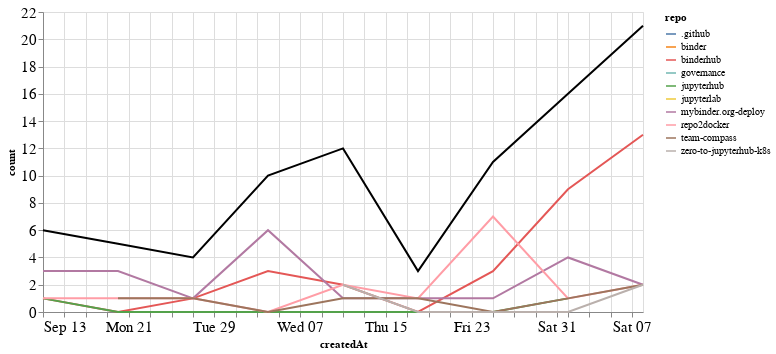

The notebook cell this image was saved under:
### Markdown cell above
## Comments

### Code cell
comments_time = comments.groupby('repo').resample('W', on='createdAt').count()['author'].reset_index()
comments_time = comments_time.rename(columns={'author': 'count'})
comments_time_total = comments_time.groupby('createdAt').agg({"count": "sum"}).reset_index()
ch1 = alt.Chart(comments_time, width=600).mark_line().encode(
    x='createdAt',
    y='count',
    color='repo',
    tooltip="repo"
)

ch2 = alt.Chart(comments_time_total, width=600).mark_line(color="black").encode(
    x='createdAt',
    y='count',
)

ch1 + ch2

### Figure 1 — Vega-Lite specification as saved in the notebook (floating-point values rounded to 4 significant figures)
{"config": {"axisLeft": {"labelFontSize": 15}, "axisBottom": {"labelFontSize": 15}}, "layer": [{"data": {"name": "data-cc8966a1cf9fcb31cefd4e4dc2bdb82a"}, "mark": "line", "encoding": {"color": {"type": "nominal", "field": "repo"}, "tooltip": {"type": "nominal", "field": "repo"}, "x": {"type": "temporal", "field": "createdAt"}, "y": {"type": "quantitative", "field": "count"}}, "width": 600}, {"data": {"name": "data-7b468af9b2030d8d968fe371d21db4b7"}, "mark": {"type": "line", "color": "black"}, "encoding": {"x": {"type": "temporal", "field": "createdAt"}, "y": {"type": "quantitative", "field": "count"}}, "width": 600}], "$schema": "https://vega.github.io/schema/vega-lite/v4.8.1.json", "datasets": {"data-cc8966a1cf9fcb31cefd4e4dc2bdb82a": [{"repo": ".github", "createdAt": "2020-10-04T00:00:00", "count": 1}, {"repo": "binder", "createdAt": "2020-10-11T00:00:00", "count": 2}, {"repo": "binderhub", "createdAt": "2020-09-13T00:00:00", "count": 1}, {"repo": "binderhub", "createdAt": "2020-09-20T00:00:00", "count": 0}, {"repo": "binderhub", "createdAt": "2020-09-27T00:00:00", "count": 1}, {"repo": "binderhub", "createdAt": "2020-10-04T00:00:00", "count": 3}, {"repo": "binderhub", "createdAt": "2020-10-11T00:00:00", "count": 2}, {"repo": "binderhub", "createdAt": "2020-10-18T00:00:00", "count": 0}, {"repo": "binderhub", "createdAt": "2020-10-25T00:00:00", "count": 3}, {"repo": "binderhub", "createdAt": "2020-11-01T00:00:00", "count": 9}, {"repo": "binderhub", "createdAt": "2020-11-08T00:00:00", "count": 13}, {"repo": "governance", "createdAt": "2020-10-11T00:00:00", "count": 1}, {"repo": "jupyterhub", "createdAt": "2020-09-13T00:00:00", "count": 1}, {"repo": "jupyterhub", "createdAt": "2020-09-20T00:00:00", "count": 0}, {"repo": "jupyterhub", "createdAt": "2020-09-27T00:00:00", "count": 0}, {"repo": "jupyterhub", "createdAt": "2020-10-04T00:00:00", "count": 0}, {"repo": "jupyterhub", "createdAt": "2020-10-11T00:00:00", "count": 0}, {"repo": "jupyterhub", "createdAt": "2020-10-18T00:00:00", "count": 0}, {"repo": "jupyterhub", "createdAt": "2020-10-25T00:00:00", "count": 0}, {"repo": "jupyterhub", "createdAt": "2020-11-01T00:00:00", "count": 1}, {"repo": "jupyterlab", "createdAt": "2020-10-11T00:00:00", "count": 1}, {"repo": "mybinder.org-deploy", "createdAt": "2020-09-13T00:00:00", "count": 3}, {"repo": "mybinder.org-deploy", "createdAt": "2020-09-20T00:00:00", "count": 3}, {"repo": "mybinder.org-deploy", "createdAt": "2020-09-27T00:00:00", "count": 1}, {"repo": "mybinder.org-deploy", "createdAt": "2020-10-04T00:00:00", "count": 6}, {"repo": "mybinder.org-deploy", "createdAt": "2020-10-11T00:00:00", "count": 1}, {"repo": "mybinder.org-deploy", "createdAt": "2020-10-18T00:00:00", "count": 1}, {"repo": "mybinder.org-deploy", "createdAt": "2020-10-25T00:00:00", "count": 1}, {"repo": "mybinder.org-deploy", "createdAt": "2020-11-01T00:00:00", "count": 4}, {"repo": "mybinder.org-deploy", "createdAt": "2020-11-08T00:00:00", "count": 2}, {"repo": "repo2docker", "createdAt": "2020-09-13T00:00:00", "count": 1}, {"repo": "repo2docker", "createdAt": "2020-09-20T00:00:00", "count": 1}, {"repo": "repo2docker", "createdAt": "2020-09-27T00:00:00", "count": 1}, {"repo": "repo2docker", "createdAt": "2020-10-04T00:00:00", "count": 0}, {"repo": "repo2docker", "createdAt": "2020-10-11T00:00:00", "count": 2}, {"repo": "repo2docker", "createdAt": "2020-10-18T00:00:00", "count": 1}, {"repo": "repo2docker", "createdAt": "2020-10-25T00:00:00", "count": 7}, {"repo": "repo2docker", "createdAt": "2020-11-01T00:00:00", "count": 1}, {"repo": "repo2docker", "createdAt": "2020-11-08T00:00:00", "count": 2}, {"repo": "team-compass", "createdAt": "2020-09-20T00:00:00", "count": 1}, {"repo": "team-compass", "createdAt": "2020-09-27T00:00:00", "count": 1}, {"repo": "team-compass", "createdAt": "2020-10-04T00:00:00", "count": 0}, {"repo": "team-compass", "createdAt": "2020-10-11T00:00:00", "count": 1}, {"repo": "team-compass", "createdAt": "2020-10-18T00:00:00", "count": 1}, {"repo": "team-compass", "createdAt": "2020-10-25T00:00:00", "count": 0}, {"repo": "team-compass", "createdAt": "2020-11-01T00:00:00", "count": 1}, {"repo": "team-compass", "createdAt": "2020-11-08T00:00:00", "count": 2}, {"repo": "zero-to-jupyterhub-k8s", "createdAt": "2020-10-11T00:00:00", "count": 2}, {"repo": "zero-to-jupyterhub-k8s", "createdAt": "2020-10-18T00:00:00", "count": 0}, {"repo": "zero-to-jupyterhub-k8s", "createdAt": "2020-10-25T00:00:00", "count": 0}, {"repo": "zero-to-jupyterhub-k8s", "createdAt": "2020-11-01T00:00:00", "count": 0}, {"repo": "zero-to-jupyterhub-k8s", "createdAt": "2020-11-08T00:00:00", "count": 2}], "data-7b468af9b2030d8d968fe371d21db4b7": [{"createdAt": "2020-09-13T00:00:00", "count": 6}, {"createdAt": "2020-09-20T00:00:00", "count": 5}, {"createdAt": "2020-09-27T00:00:00", "count": 4}, {"createdAt": "2020-10-04T00:00:00", "count": 10}, {"createdAt": "2020-10-11T00:00:00", "count": 12}, {"createdAt": "2020-10-18T00:00:00", "count": 3}, {"createdAt": "2020-10-25T00:00:00", "count": 11}, {"createdAt": "2020-11-01T00:00:00", "count": 16}, {"createdAt": "2020-11-08T00:00:00", "count": 21}]}}
